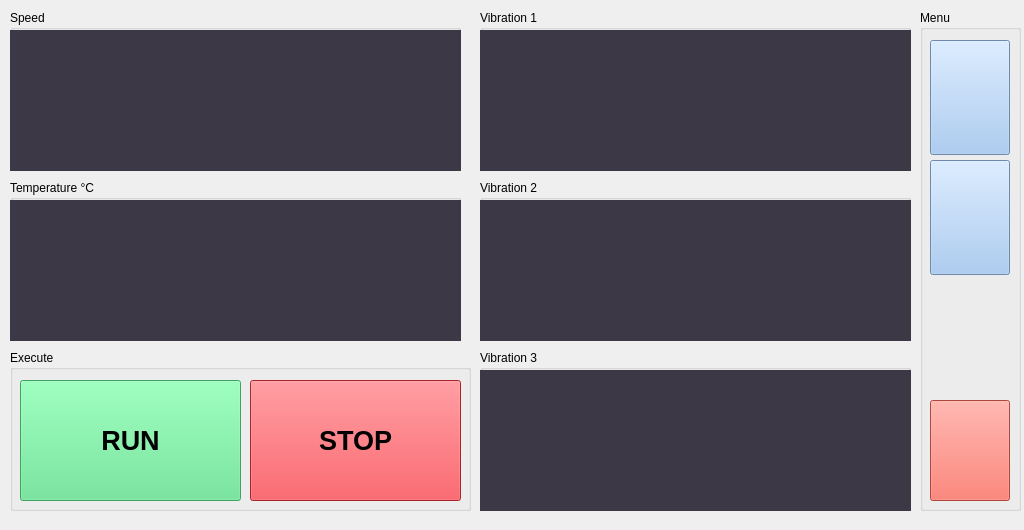
<?xml version="1.0" encoding="UTF-8"?>
<ui version="4.0">
 <class>MonitoringWindow</class>
 <widget class="QMainWindow" name="MonitoringWindow">
  <property name="geometry">
   <rect>
    <x>0</x>
    <y>0</y>
    <width>1024</width>
    <height>530</height>
   </rect>
  </property>
  <property name="windowTitle">
   <string>Controls - Monitoring</string>
  </property>
  <property name="windowOpacity">
   <double>1.000000000000000</double>
  </property>
  <property name="layoutDirection">
   <enum>Qt::LeftToRight</enum>
  </property>
  <widget class="QWidget" name="centralwidget">
   <widget class="QGroupBox" name="groupBoxSpeed">
    <property name="geometry">
     <rect>
      <x>10</x>
      <y>10</y>
      <width>451</width>
      <height>161</height>
     </rect>
    </property>
    <property name="title">
     <string>Speed</string>
    </property>
    <widget class="QWidget" name="SpeedGraph1" native="true">
     <property name="geometry">
      <rect>
       <x>0</x>
       <y>20</y>
       <width>451</width>
       <height>141</height>
      </rect>
     </property>
     <property name="styleSheet">
      <string notr="true">background-color: rgb(61, 56, 70);</string>
     </property>
    </widget>
   </widget>
   <widget class="QGroupBox" name="groupBoxTemp">
    <property name="geometry">
     <rect>
      <x>10</x>
      <y>180</y>
      <width>451</width>
      <height>161</height>
     </rect>
    </property>
    <property name="title">
     <string>Temperature °C</string>
    </property>
    <widget class="QWidget" name="TempGraph1" native="true">
     <property name="geometry">
      <rect>
       <x>0</x>
       <y>20</y>
       <width>451</width>
       <height>141</height>
      </rect>
     </property>
     <property name="styleSheet">
      <string notr="true">background-color: rgb(61, 56, 70);</string>
     </property>
    </widget>
   </widget>
   <widget class="QGroupBox" name="groupBoxVb1">
    <property name="geometry">
     <rect>
      <x>480</x>
      <y>10</y>
      <width>431</width>
      <height>161</height>
     </rect>
    </property>
    <property name="title">
     <string>Vibration 1</string>
    </property>
    <widget class="QWidget" name="VibGraph1" native="true">
     <property name="geometry">
      <rect>
       <x>0</x>
       <y>20</y>
       <width>431</width>
       <height>141</height>
      </rect>
     </property>
     <property name="styleSheet">
      <string notr="true">background-color: rgb(61, 56, 70);</string>
     </property>
    </widget>
   </widget>
   <widget class="QGroupBox" name="groupBox_6">
    <property name="geometry">
     <rect>
      <x>920</x>
      <y>10</y>
      <width>101</width>
      <height>501</height>
     </rect>
    </property>
    <property name="title">
     <string>Menu</string>
    </property>
    <widget class="QPushButton" name="TempBtn">
     <property name="geometry">
      <rect>
       <x>10</x>
       <y>30</y>
       <width>80</width>
       <height>115</height>
      </rect>
     </property>
     <property name="font">
      <font>
       <kerning>true</kerning>
      </font>
     </property>
     <property name="autoFillBackground">
      <bool>false</bool>
     </property>
     <property name="styleSheet">
      <string notr="true">background-color: rgb(153, 193, 241);</string>
     </property>
     <property name="text">
      <string notr="true"/>
     </property>
     <property name="icon">
      <iconset>
       <normaloff>../icons/icons8-temperature-100.png</normaloff>../icons/icons8-temperature-100.png</iconset>
     </property>
     <property name="iconSize">
      <size>
       <width>50</width>
       <height>50</height>
      </size>
     </property>
     <property name="shortcut">
      <string/>
     </property>
     <property name="checkable">
      <bool>false</bool>
     </property>
    </widget>
    <widget class="QPushButton" name="SpeedBtn">
     <property name="geometry">
      <rect>
       <x>10</x>
       <y>150</y>
       <width>80</width>
       <height>115</height>
      </rect>
     </property>
     <property name="styleSheet">
      <string notr="true">background-color: rgb(153, 193, 241);</string>
     </property>
     <property name="text">
      <string/>
     </property>
     <property name="icon">
      <iconset>
       <normaloff>../icons/icons8-speed-100.png</normaloff>../icons/icons8-speed-100.png</iconset>
     </property>
     <property name="iconSize">
      <size>
       <width>50</width>
       <height>50</height>
      </size>
     </property>
    </widget>
    <widget class="QPushButton" name="ExitBtn">
     <property name="geometry">
      <rect>
       <x>10</x>
       <y>390</y>
       <width>80</width>
       <height>101</height>
      </rect>
     </property>
     <property name="styleSheet">
      <string notr="true">background-color: rgb(246, 97, 81);</string>
     </property>
     <property name="text">
      <string/>
     </property>
     <property name="icon">
      <iconset>
       <normaloff>../icons/icons8-exit-100.png</normaloff>../icons/icons8-exit-100.png</iconset>
     </property>
     <property name="iconSize">
      <size>
       <width>50</width>
       <height>50</height>
      </size>
     </property>
    </widget>
   </widget>
   <widget class="QGroupBox" name="groupBoxVb2">
    <property name="geometry">
     <rect>
      <x>480</x>
      <y>180</y>
      <width>431</width>
      <height>161</height>
     </rect>
    </property>
    <property name="title">
     <string>Vibration 2</string>
    </property>
    <widget class="QWidget" name="VibGraph2" native="true">
     <property name="geometry">
      <rect>
       <x>0</x>
       <y>20</y>
       <width>431</width>
       <height>141</height>
      </rect>
     </property>
     <property name="styleSheet">
      <string notr="true">background-color: rgb(61, 56, 70);</string>
     </property>
    </widget>
   </widget>
   <widget class="QGroupBox" name="groupBoxVb3">
    <property name="geometry">
     <rect>
      <x>480</x>
      <y>350</y>
      <width>431</width>
      <height>161</height>
     </rect>
    </property>
    <property name="title">
     <string>Vibration 3</string>
    </property>
    <widget class="QWidget" name="VibGraph3" native="true">
     <property name="geometry">
      <rect>
       <x>0</x>
       <y>20</y>
       <width>431</width>
       <height>141</height>
      </rect>
     </property>
     <property name="styleSheet">
      <string notr="true">background-color: rgb(61, 56, 70);</string>
     </property>
    </widget>
   </widget>
   <widget class="QGroupBox" name="groupBoxExecute">
    <property name="geometry">
     <rect>
      <x>10</x>
      <y>350</y>
      <width>461</width>
      <height>161</height>
     </rect>
    </property>
    <property name="title">
     <string>Execute</string>
    </property>
    <widget class="QPushButton" name="RunBtn">
     <property name="geometry">
      <rect>
       <x>10</x>
       <y>30</y>
       <width>221</width>
       <height>121</height>
      </rect>
     </property>
     <property name="font">
      <font>
       <pointsize>20</pointsize>
       <weight>75</weight>
       <bold>true</bold>
      </font>
     </property>
     <property name="styleSheet">
      <string notr="true">background-color: rgb(87, 227, 137);</string>
     </property>
     <property name="text">
      <string>RUN</string>
     </property>
    </widget>
    <widget class="QPushButton" name="StopBtn">
     <property name="geometry">
      <rect>
       <x>240</x>
       <y>30</y>
       <width>211</width>
       <height>121</height>
      </rect>
     </property>
     <property name="font">
      <font>
       <pointsize>20</pointsize>
       <weight>75</weight>
       <bold>true</bold>
      </font>
     </property>
     <property name="styleSheet">
      <string notr="true">background-color: rgb(237, 51, 59);</string>
     </property>
     <property name="text">
      <string>STOP</string>
     </property>
    </widget>
   </widget>
  </widget>
 </widget>
 <resources/>
 <connections/>
</ui>
